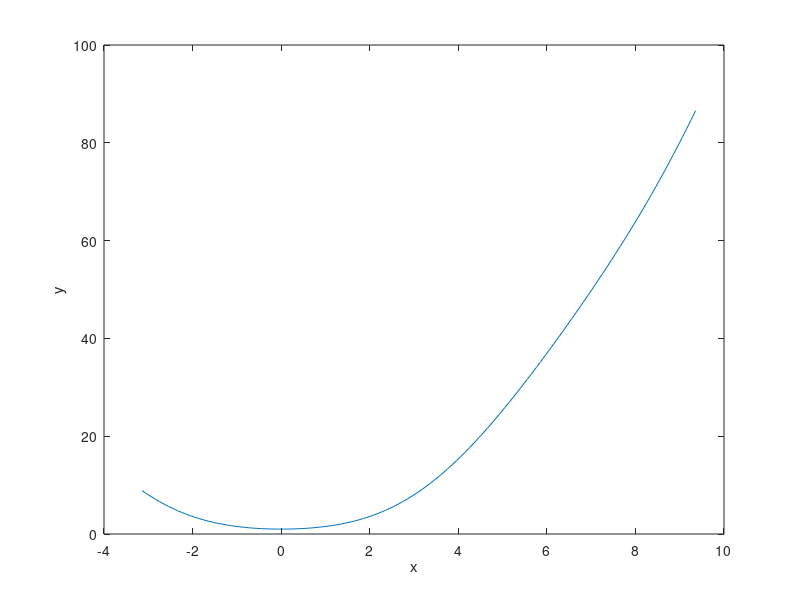

Here is the MATLAB script that generated this plot:
% We will plot simple function

% Define a function 
f = @(x) x.^2+ cos(x);%FILL THIS IN WITH THE FUNTION;

% Define an x interval (On MATLAB the interval is defined as [starting point : increment : ending point]
x = (-pi:0.1:3*pi); % FILL IN A,B,C based on information above

% Evaluate f at the x values defined above 
y = f(x);

% Plot function 
plot(x,y) 

% Label axes
xlabel('x')
ylabel('y')
